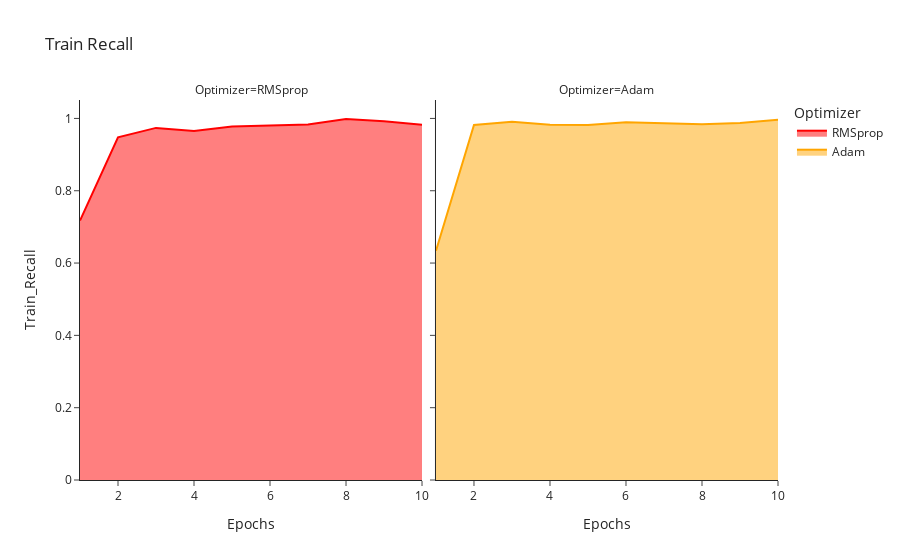

The code cell stored with this chart in its notebook:
### Code cell
import plotly.express as px
import plotly.io as pio
import statsmodels.api as sm
scatterplot = px.area(
    data_frame=opt,
    x = "Epochs",
    y = "Train_Recall",
    color = "Optimizer",
    color_discrete_sequence = ["red","orange"],
    facet_col='Optimizer',       # assign marks to subplots in the horizontal direction
    facet_col_wrap=2,
    title='Train Recall',
    template = 'simple_white')
pyo.iplot(scatterplot,filename ='Opt_train_recall')

### Figure 1 — Plotly figure (JSON) as saved in the notebook; plotly's stock layout.template omitted (floating-point values rounded to 4 significant figures)
{"data": [{"hovertemplate": "Optimizer=RMSprop<br>Epochs=%{x}<br>Train_Recall=%{y}<extra></extra>", "legendgroup": "RMSprop", "line": {"color": "red"}, "mode": "lines", "name": "RMSprop", "orientation": "v", "showlegend": true, "stackgroup": "1", "type": "scatter", "x": [8, 2, 10, 9, 7, 3, 5, 4, 6, 1], "xaxis": "x", "y": [0.9984, 0.9476, 0.9825, 0.9921, 0.9833, 0.9738, 0.9778, 0.9651, 0.9802, 0.7175], "yaxis": "y"}, {"hovertemplate": "Optimizer=Adam<br>Epochs=%{x}<br>Train_Recall=%{y}<extra></extra>", "legendgroup": "Adam", "line": {"color": "orange"}, "mode": "lines", "name": "Adam", "orientation": "v", "showlegend": true, "stackgroup": "1", "type": "scatter", "x": [9, 8, 10, 2, 7, 1, 5, 6, 3, 4], "xaxis": "x2", "y": [0.9873, 0.9841, 0.996, 0.9817, 0.9865, 0.6341, 0.9817, 0.9897, 0.9905, 0.9825], "yaxis": "y2"}], "layout": {"annotations": [{"showarrow": false, "text": "Optimizer=RMSprop", "x": 0.245, "xanchor": "center", "xref": "paper", "y": 1, "yanchor": "bottom", "yref": "paper"}, {"showarrow": false, "text": "Optimizer=Adam", "x": 0.755, "xanchor": "center", "xref": "paper", "y": 1, "yanchor": "bottom", "yref": "paper"}], "legend": {"title": {"text": "Optimizer"}, "tracegroupgap": 0}, "title": {"text": "Train Recall"}, "xaxis": {"anchor": "y", "domain": [0, 0.49], "title": {"text": "Epochs"}}, "xaxis2": {"anchor": "y2", "domain": [0.51, 1], "matches": "x", "title": {"text": "Epochs"}}, "yaxis": {"anchor": "x", "domain": [0, 1], "title": {"text": "Train_Recall"}}, "yaxis2": {"anchor": "x2", "domain": [0, 1], "matches": "y", "showticklabels": false}}}
